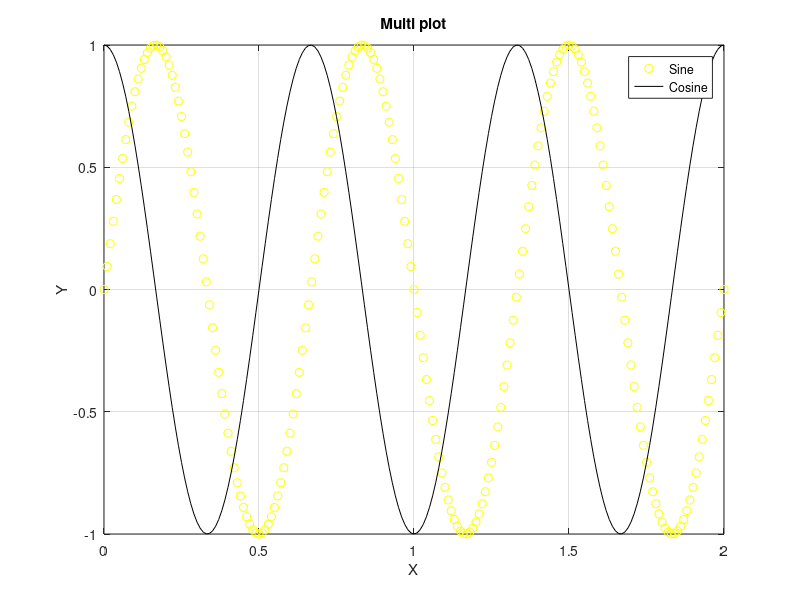

Write MATLAB code to recreate this figure.
%tutorial following David Griffith's from U. of Dundee
format compact
"Vectors";
v1=[3+ 4 5];
v1;
length(v1); %magnitude
v2=[3 +4 5];
length(v2);
v5=[-1,12,3,44], sort(v5); %sorts entries into ascending order
v5(2); %get the element in the parentheses
eps; %very small thing

%In general, use a:b:c to make incremented vectors
%start at a, increment by b, up till but not past c.
x = [1, 0+1*i, 5i, 3];
x'; %complex conjugate transpose

diary mysession %starts recording stuff that gets printed
"poop";
diaryVector = [1:2:8];
"This is after the 'diary' command";
diary off %typically type this in the command window

%use command 'save _thissession_' in command window to save calculations
%load them up with 'load _thissession_'

%Graphing
N=100; h=1/N; x=0:h:2; %domain restrictions here
y=sin(3*pi*x);
plot(x,exp(x),"b--"), hold off; %plot is in a pop-up window
%plot command has third argument for line style and color
%'hold' prevents it from clearing for the next plot, turn off with 'hold off'
title("Graph of y=sin(3pi x)")
xlabel("x")
ylabel("y")
grid %or 'grid off'

%hold messes up ordering for coloring and such
plot(x,y,'yo', x,cos(3*pi*x),'k-');
legend("Sine", "Cosine"); title("Multi plot");
xlabel('X'); ylabel("Y"); grid;
%can do sub plots for splitting up the graphs



